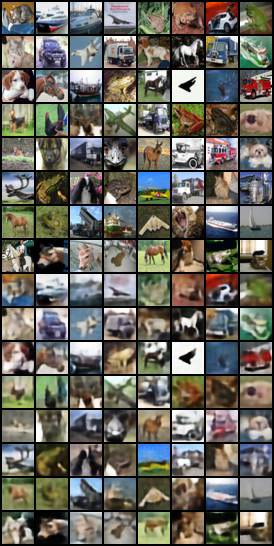
#> input picture results/vae/20251118_150609/recon_epoch_200.png, 274 x 546 px; its folder holds 3 pictures in this run
$ python create_gifs.py --dir results/vae/20251118_150609
#> lines starting #> are read from the running program, lines starting #| are printed output that depends on the picture
### src/tools/create_training_gifs.py
#!/usr/bin/env python3
"""
Create animated GIFs from training epoch images with epoch labels
"""

import argparse
from pathlib import Path
from PIL import Image, ImageDraw, ImageFont
import re


def extract_epoch_number(filename):
    """
    Extract epoch number from filename

    Args:
        filename: Filename string (e.g., 'sample_epoch_5.png')

    Returns:
        int: Epoch number or 0 if not found
    """
#> in create_gif_from_images, img is the input picture: PIL image 274x546 RGB; mean R, G, B 105.3, 103.5, 94.5
    match = re.search(r'epoch_(\d+)', filename)
    return int(match.group(1)) if match else 0


def add_epoch_label(image, epoch, position='top', font_size=40, padding=20):
    """
    Add epoch label outside the image area

    Args:
        image: PIL Image
        epoch: Epoch number
        position: Label position ('top' or 'bottom')
        font_size: Font size for the label
        padding: Padding around text

    Returns:
        PIL Image with label added above or below
    """
#> called with epoch = 200, position = 'top', font_size = 40, padding = 20
    # Try to use a nice font, fall back to default if not available
    try:
        font = ImageFont.truetype("/usr/share/fonts/truetype/dejavu/DejaVuSans-Bold.ttf", font_size)
    except:
        try:
            font = ImageFont.truetype("/usr/share/fonts/truetype/liberation/LiberationSans-Bold.ttf", font_size)
        except:
            font = ImageFont.load_default()

    text = f"Epoch {epoch}"

    # Create a temporary image to get text size
    temp_img = Image.new('RGB', (1, 1))
    temp_draw = ImageDraw.Draw(temp_img)
    bbox = temp_draw.textbbox((0, 0), text, font=font)
    text_width = bbox[2] - bbox[0]
    text_height = bbox[3] - bbox[1]

    # Calculate new image size
    img_width, img_height = image.size
#> img_width = 274; img_height = 546
    label_height = int(text_height + padding * 2)

    # Create new image with extra space for label
    if position == 'top':
        new_img = Image.new('RGB', (img_width, img_height + label_height), color=(255, 255, 255))
#> new_img: PIL image 274x624 RGB; every value is 255
        # Paste original image below label
        new_img.paste(image, (0, label_height))
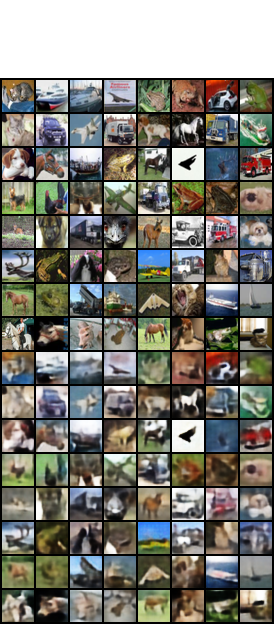
#> new_img: PIL image 274x624 RGB; mean R, G, B 124, 122.4, 114.5
        text_y = padding
    else:  # bottom
        new_img = Image.new('RGB', (img_width, img_height + label_height), color=(255, 255, 255))
        # Paste original image above label
        new_img.paste(image, (0, 0))
        text_y = img_height + padding

    # Draw text centered horizontally
    draw = ImageDraw.Draw(new_img)
    text_x = (img_width - text_width) // 2
#> text_x = 20
    draw.text((text_x, text_y), text, fill=(0, 0, 0), font=font)

    return new_img


def create_gif_from_images(image_dir, output_path, pattern, duration=500,
                          label_position='top', font_size=40, loop=0):
    """
    Create animated GIF from training images

    Args:
        image_dir: Directory containing the images
        output_path: Path to save the GIF
        pattern: Glob pattern to match images (e.g., 'sample_epoch_*.png')
        duration: Duration of each frame in milliseconds
        label_position: Position of epoch label ('top' or 'bottom')
        font_size: Font size for epoch label
        loop: Number of loops (0 = infinite)
    """
    image_dir = Path(image_dir)

    # Find all matching images
    image_files = sorted(image_dir.glob(pattern), key=lambda x: extract_epoch_number(x.name))

    if not image_files:
        print(f"  ⚠ No images found matching '{pattern}' in {image_dir}")
        return False

    print(f"  Found {len(image_files)} images")

    # Load and label images
    frames = []
    for img_path in image_files:
        epoch = extract_epoch_number(img_path.name)
        img = Image.open(img_path)

        # Convert to RGB if necessary (remove alpha channel)
        if img.mode == 'RGBA':
            img = img.convert('RGB')

        # Add epoch label
        labeled_img = add_epoch_label(img, epoch, label_position, font_size)
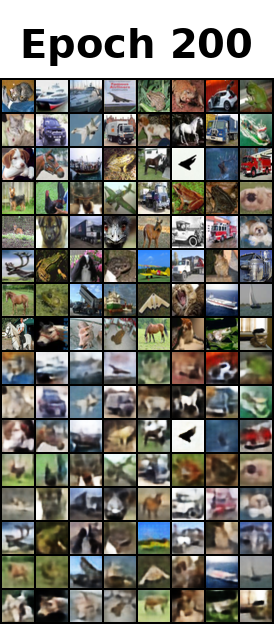
#> labeled_img: PIL image 274x624 RGB; mean R, G, B 119.5, 117.8, 109.9
        frames.append(labeled_img)
        print(f"    Processed: {img_path.name} (Epoch {epoch})")

    # Save as GIF
    output_path = Path(output_path)
    output_path.parent.mkdir(parents=True, exist_ok=True)

    frames[0].save(
        output_path,
        save_all=True,
        append_images=frames[1:],
        duration=duration,
        loop=loop,
        optimize=False
    )

    print(f"  ✓ GIF saved to {output_path}")
    return True


def process_training_run(results_dir, model_type='vae', duration=500,
                        label_position='top', font_size=40):
    """
    Process all images from a training run and create GIFs

    Args:
        results_dir: Path to the results directory (e.g., results/vae/20251117_123456/)
        model_type: 'vae' or 'dcgan'
        duration: Duration of each frame in milliseconds
        label_position: Position of epoch label ('top' or 'bottom')
        font_size: Font size for epoch label
    """
    results_dir = Path(results_dir)

    if not results_dir.exists():
        print(f"Error: Directory {results_dir} does not exist")
        return

    print(f"\nProcessing {model_type.upper()} training images from {results_dir.name}")
    print("=" * 70)

    # Process based on model type
    if model_type.lower() == 'vae':
        # Create GIF for reconstructions
        print("\n📹 Creating reconstruction GIF...")
        create_gif_from_images(
            results_dir,
            results_dir / 'reconstruction_progress.gif',
            'recon_epoch_*.png',
            duration=duration,
            label_position=label_position,
            font_size=font_size
        )

        # Create GIF for class-specific reconstructions (e.g., dogs)
        print("\n📹 Creating class-specific reconstruction GIF...")
        dog_pattern = 'recon_dog_epoch_*.png'
        if list(results_dir.glob(dog_pattern)):
            create_gif_from_images(
                results_dir,
                results_dir / 'reconstruction_dog_progress.gif',
                dog_pattern,
                duration=duration,
                label_position=label_position,
                font_size=font_size
            )
#> call 2 of create_gif_from_images, with pattern = 'recon_dog_epoch_*.png', duration = 500, label_position = 'top', font_size = 40, loop = 0
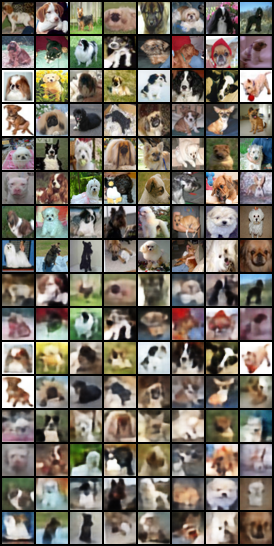
#> input picture results/vae/20251118_150609/recon_dog_epoch_200.png, 274 x 546 px
#> in create_gif_from_images, img is the input picture: PIL image 274x546 RGB; mean R, G, B 119, 111.6, 100.9
#> call 2 of add_epoch_label, with epoch = 200, position = 'top', font_size = 40, padding = 20
#> in add_epoch_label (call 2), `new_img.paste(image, (0, label_height))`:
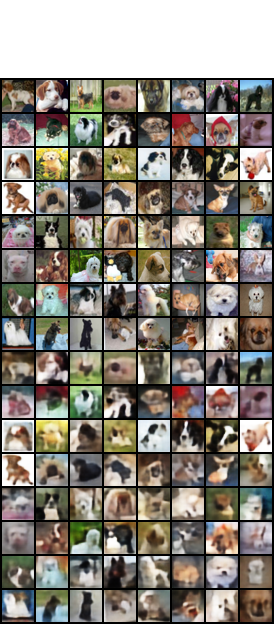
#> new_img: PIL image 274x624 RGB; mean R, G, B 136, 129.5, 120.2
#> in create_gif_from_images (call 2), `labeled_img = add_epoch_label(img, epoch, label_position, font_size)`:
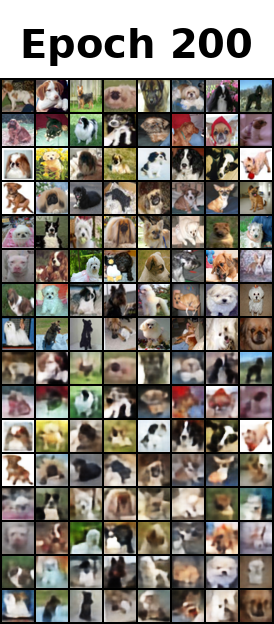
#> labeled_img: PIL image 274x624 RGB; mean R, G, B 131.4, 124.9, 115.6

        # Create GIF for samples
        print("\n📹 Creating samples GIF...")
        create_gif_from_images(
            results_dir,
            results_dir / 'samples_progress.gif',
            'sample_epoch_*.png',
            duration=duration,
            label_position=label_position,
            font_size=font_size
        )

    elif model_type.lower() == 'dcgan':
        # Create GIF for samples
        print("\n📹 Creating samples GIF...")
        create_gif_from_images(
            results_dir,
            results_dir / 'samples_progress.gif',
            'sample_epoch_*.png',
            duration=duration,
            label_position=label_position,
            font_size=font_size
        )

    print("\n✓ Done!")


# [19 lines left out: function find_latest_run, not called in this run]


def main():
    parser = argparse.ArgumentParser(
        description='Create animated GIFs from training epoch images with epoch labels'
    )
    parser.add_argument(
        '--dir',
        type=str,
        help='Path to results directory (e.g., results/vae/20251117_123456/)'
    )
    parser.add_argument(
        '--model',
        choices=['vae', 'dcgan'],
        help='Model type (required if --dir not specified, uses latest run)'
    )
    parser.add_argument(
        '--duration',
        type=int,
        default=500,
        help='Duration of each frame in milliseconds (default: 500)'
    )
    parser.add_argument(
        '--position',
        choices=['top', 'bottom'],
        default='top',
        help='Position of epoch label (default: top)'
    )
    parser.add_argument(
        '--font-size',
        type=int,
        default=40,
        help='Font size for epoch label (default: 40)'
    )

    args = parser.parse_args()

    # Determine which directory to process
    if args.dir:
        results_dir = Path(args.dir)
        # Infer model type from path if not specified
        if args.model:
            model_type = args.model
        elif 'vae' in str(results_dir):
            model_type = 'vae'
        elif 'dcgan' in str(results_dir):
            model_type = 'dcgan'
        else:
            print("Error: Could not determine model type. Please specify --model")
            return
    elif args.model:
        # Find latest run for specified model
        results_dir = find_latest_run(args.model)
        if not results_dir:
            print(f"Error: No training runs found for {args.model}")
            return
        model_type = args.model
        print(f"Using latest run: {results_dir}")
    else:
        print("Error: Must specify either --dir or --model")
        parser.print_help()
        return

    # Process the training run
    process_training_run(
        results_dir,
        model_type=model_type,
        duration=args.duration,
        label_position=args.position,
        font_size=args.font_size
    )


# [2 lines that do not run on import are left out]

### create_gifs.py
#!/usr/bin/env python3
"""
Convenience wrapper for creating training GIFs
"""

import sys
from pathlib import Path

# Add src to path
sys.path.insert(0, str(Path(__file__).parent / 'src'))

from tools.create_training_gifs import main

if __name__ == '__main__':
    main()
